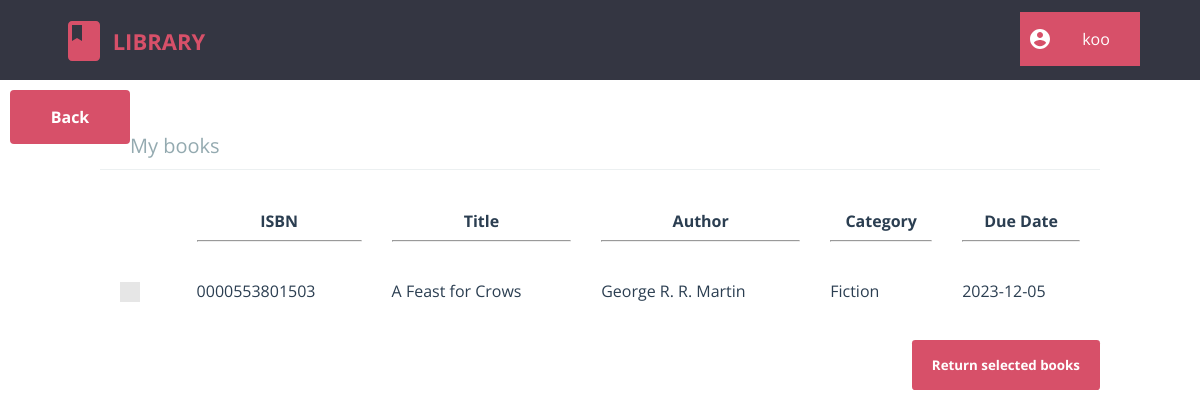
The app's page /member/my_books.php (signed in) with its own data.
### tables this page shows
CREATE TABLE `book_issue_log` (
  `issue_id` int(11) NOT NULL,
  `member` varchar(20) NOT NULL,
  `book_isbn` varchar(13) NOT NULL,
  `due_date` date NOT NULL,
  `last_reminded` date DEFAULT NULL
);

CREATE TABLE `book` (
  `isbn` char(13) NOT NULL,
  `title` varchar(80) NOT NULL,
  `author` varchar(80) NOT NULL,
  `category` varchar(80) NOT NULL,
  `price` int(4) UNSIGNED NOT NULL,
  `copies` int(10) UNSIGNED NOT NULL
);

### src/member/my_books.php (the view, shortened to what this page needs)
<?php
	require "../db_connect.php";
	require "header_member.php";
?>
<html>
	<head>
		<link rel="stylesheet" type="text/css" href="../css/global_styles.css">
		<link rel="stylesheet" type="text/css" href="../css/custom_checkbox_style.css">
		<link rel="stylesheet" type="text/css" href="css/my_books_style.css">
	</head>
	<body>
		<div><a id="back-btn" href="./home.php">
			<input type="button" value="Back" />
		</a></div>
		<?php
			$query = $con->prepare("SELECT book_isbn FROM book_issue_log WHERE member = ?;");
			$query->bind_param("s", $_SESSION['username']);
			$query->execute();
			$result = $query->get_result();
			$rows = mysqli_num_rows($result);
			if($rows == 0)
				echo "<div id='centered_container'><h2 align='center'>No books currently issued</h2></div>";
			else
			{
				echo "<form class='cd-form' method='POST' action='#'>";
				echo "<legend>My books</legend>";
				echo"<table width='100%' cellpadding='10' cellspacing='10'>
						<tr>
							<th></th>
							<th>ISBN<hr></th>
							<th>Title<hr></th>
							<th>Author<hr></th>
							<th>Category<hr></th>
							<th>Due Date<hr></th>
						</tr>";
				for($i=0; $i<$rows; $i++)
				{
					$isbn = mysqli_fetch_array($result)[0];
					if($isbn != NULL)
					{
						$query = $con->prepare("SELECT title, author, category FROM book WHERE isbn = ?;");
						$query->bind_param("s", $isbn);
						$query->execute();
						$innerRow = mysqli_fetch_array($query->get_result());
						echo "<tr>
								<td>
									<label class='control control--checkbox'>
										<input type='checkbox' name='cb_book".$i."' value='".$isbn."'>
										<div class='control__indicator'></div>
									</label>
								</td>";
						echo "<td>".$isbn."</td>";
						for($j=0; $j<3; $j++)
							echo "<td>".$innerRow[$j]."</td>";
						$query = $con->prepare("SELECT due_date FROM book_issue_log WHERE member = ? AND book_isbn = ?;");
						$query->bind_param("ss", $_SESSION['username'], $isbn);
						$query->execute();
						echo "<td>".mysqli_fetch_array($query->get_result())[0]."</td>";
						echo "</tr>";
					}
				}
				echo "</table><br />";
				echo "<input type='submit' name='b_return' value='Return selected books' />";
				echo "</form>";
			}
		?>
	</body>
</html>

### src/member/css/header_member_style.css (style rules this page uses)
html * { -webkit-font-smoothing: antialiased; -moz-osx-font-smoothing: grayscale; }
*, *:after, *:before { -webkit-box-sizing: border-box; -moz-box-sizing: border-box; box-sizing: border-box; }
body { font-size: 100%; font-family: "Open Sans", sans-serif; background-color: white; margin: 0; }

### src/css/global_styles.css (style rules this page uses)
*, *::after, *::before { -webkit-box-sizing: border-box; -moz-box-sizing: border-box; box-sizing: border-box; }
html { font-size: 62.5%; }
body { font-size: 1.8rem; font-family: "Open Sans", sans-serif; color: #2b3e51; background-color: #ffffff; }

### src/css/custom_checkbox_style.css (style rules this page uses)
.control { font-size: 18px; position: relative; display: block; margin-bottom: 15px; padding-left: 30px; cursor: pointer; }
.control__indicator { position: absolute; top: -2px; left: 0; width: 20px; height: 20px; background: #e6e6e6; }
.control__indicator:after { position: absolute; display: none; content: ''; }
.control--checkbox .control__indicator:after { top: 4px; left: 8px; width: 5px; height: 10px; transform: rotate(45deg); border: solid #fff; border-width: 0 2px 2px 0; }

### src/member/css/my_books_style.css (style rules this page uses)
.cd-form { width: 90%; max-width: 1000px; margin: 4em auto; font-size: 1.3rem; color: #94aab0; margin-bottom: 10px; display: block; }
.cd-form::after { clear: both; content: ""; display: table; }
.cd-form legend { padding-bottom: 10px; margin-bottom: 20px; font-size: 2rem; border-bottom: 1px solid #ecf0f1; }
.cd-form legend { display: block; width: 100%; -webkit-appearance: none; -moz-appearance: none; -ms-appearance: none; -o-appearance: none; appearance: none; }
.cd-form input[type="submit"] { border: none; background: #d75069; border-radius: 0.25em; padding: 16px 20px; color: #ffffff; font-family: "Open Sans", sans-serif; font-weight: bold; float: right; cursor: pointer; -webkit-font-smoothing: antialiased; -moz-osx-font-smoothing: grayscale; -webkit-appearance: none; -moz-appearance: none; -ms-appearance: none; -o-appearance: none; appearance: none; }
#back-btn input[type="button"] { width: 10%; border: none; background: #d75069; border-radius: 0.25em; padding: 16px 20px; color: #ffffff; font-weight: bold; font-family: "Open Sans", sans-serif; font-size: 1.6rem; float: right; cursor: pointer; -webkit-font-smoothing: antialiased; -moz-osx-font-smoothing: grayscale; -webkit-appearance: none; -moz-appearance: none; -ms-appearance: none; -o-appearance: none; appearance: none; float: left; margin: 10px 0px 0px 10px; }

### records on screen
book_issue_log: book_isbn "0000553801503", book.title "A Feast for Crows", book.author "George R. R. Martin", book.category "Fiction", due_date "2023-12-05"

### other values on screen
$_SESSION['username'] "koo"
